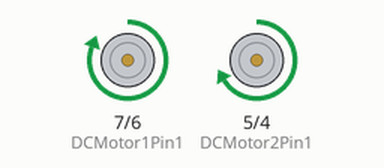
This sketch was run on a simulated Arduino Uno, built with avr-gcc and run on an emulated ATmega328P. Parts: motor-driver pin pairs drawn as motors (green arrow = first pin HIGH = forward, orange = second pin HIGH = backward, longer = more drive, scaled by the enable pin).

Above: at 0.5 s.
Timing chart, 0 to 4.6 s (numbered marks = the images above):
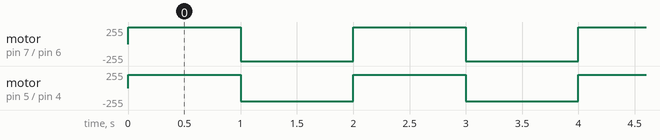

The sketch:

motorTest.ino
```cpp
#include "Arduino.h"
//L298N IN 1-4
#define DCMotor1Pin1 7
#define DCMotor1Pin2 6

#define DCMotor2Pin1 5
#define DCMotor2Pin2 4

//L298N ENA and ENB
#define ENA 8
#define ENB 9

void setup() {
	//setting up L298N for motor output
	//DC motor IN 1-4
	pinMode(DCMotor1Pin1, OUTPUT);
	pinMode(DCMotor1Pin2, OUTPUT);
	pinMode(DCMotor2Pin1, OUTPUT);
	pinMode(DCMotor2Pin2, OUTPUT);

	//DC motor ENA and ENB
	pinMode(ENA, OUTPUT);
	pinMode(ENB, OUTPUT);

	digitalWrite(DCMotor1Pin1, HIGH);
	digitalWrite(DCMotor1Pin2, LOW);
}

void loop() {
	//Controlling speed (255 = max speed):
	//ENA pin
	analogWrite(8, 200);
	//ENB pin
	analogWrite(9, 200);

	//Controlling spin direction of motors:
	digitalWrite(DCMotor1Pin1, HIGH);
	digitalWrite(DCMotor1Pin2, LOW);

	digitalWrite(DCMotor2Pin1, HIGH);
	digitalWrite(DCMotor2Pin2, LOW);

	delay(1000);

	//switch direction
	digitalWrite(DCMotor1Pin1, LOW);
	digitalWrite(DCMotor1Pin2, HIGH);

	digitalWrite(DCMotor2Pin1, LOW);
	digitalWrite(DCMotor2Pin2, HIGH);

	delay(1000);
}
```

Measured:
- by itself, motor on pin 7 (DCMotor1Pin1) / pin 6 (DCMotor1Pin2): alternates forward 255/255 for 1.0 s and backward 255/255 for 1.0 s
- by itself, motor on pin 5 (DCMotor2Pin1) / pin 4 (DCMotor2Pin2): alternates forward 200/255 for 1.0 s and backward 200/255 for 1.0 s
